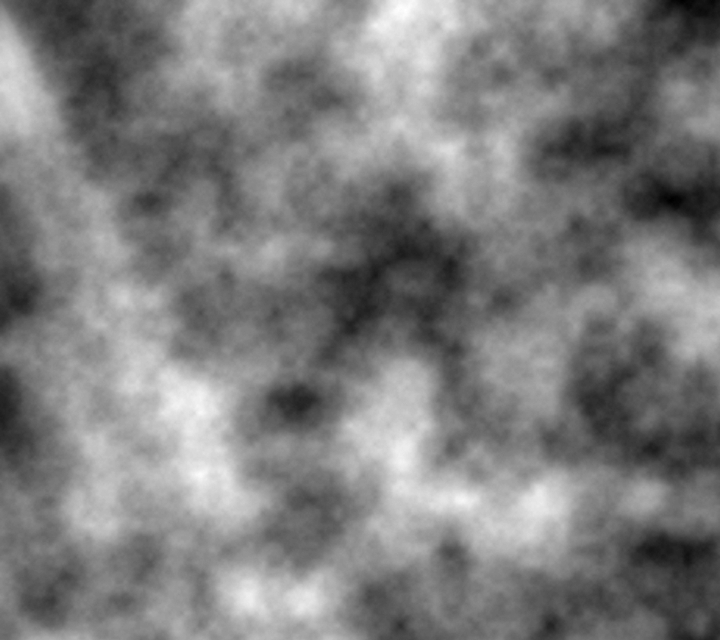
Frame 1 (no input)
Frame 2 (the mouse pressed at the canvas centre, redrawn once): identical to frame 1, image omitted

The Processing sketch that drew this single still picture (run headless with seeded random() and noise(); the mouse was pressed at the canvas centre and the sketch redrawn once):

// Processing sketch: LateMorning
// ── LateMorning.pde
// Basic perlin noise viewer
// Base for other things

float C_SCALE = 0.01f;

void setup( ) {
  
  size( 720, 640 );
  
  System.out.println( String.format( "X Span: %f", pixelWidth * C_SCALE ) );
  System.out.println( String.format( "Y Span: %f", pixelHeight * C_SCALE ) );
  
  noiseSeed( System.currentTimeMillis( ) );
  noiseDetail( 12, 0.5 );
  
  loadPixels( );
  
  int mV = 255;
  int MV = 0;
  
  for( int idx = 0; idx < pixelHeight; ++idx ) {
    for( int jdx = 0; jdx < pixelWidth; ++jdx ) {
      
      int nV = int( noise( idx * C_SCALE, jdx * C_SCALE ) * 255 );
      
      if( nV > MV )
        MV = nV;
      if( nV < mV )
        mV = nV;
      
      pixels[ idx * pixelWidth + jdx ] = color( nV, nV, nV );
      
    }
  }
  
  for( int idx = 0; idx < pixelHeight; ++idx ) {
    for( int jdx = 0; jdx < pixelWidth; ++jdx ) {
      
      float nV = red( pixels[ idx * pixelWidth + jdx ] );
      
      nV = ( nV - mV ) / ( MV - mV ) * 255;
      
      pixels[ idx * pixelWidth + jdx ] = color( nV, nV, nV );
      
    }
  }
  
  updatePixels( );
  
  System.out.format( "Min: %d, Max: %d\n", mV, MV );
  
  noLoop( );
  
}

void draw( ) {
  
  
  
}
